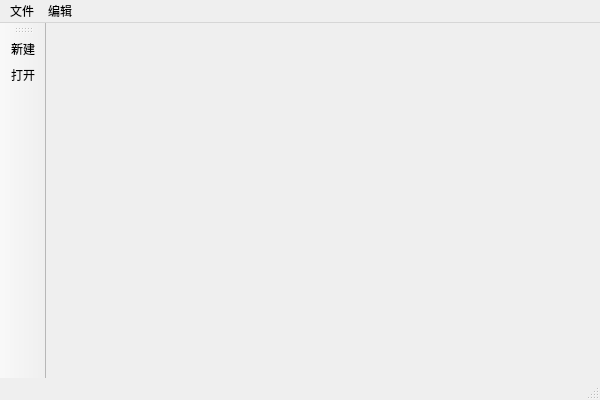
<?xml version="1.0" encoding="UTF-8"?>
<ui version="4.0">
 <class>mainWindowClass</class>
 <widget class="QMainWindow" name="mainWindowClass">
  <property name="geometry">
   <rect>
    <x>0</x>
    <y>0</y>
    <width>600</width>
    <height>400</height>
   </rect>
  </property>
  <property name="windowTitle">
   <string>mainWindow</string>
  </property>
  <widget class="QWidget" name="centralWidget"/>
  <widget class="QMenuBar" name="menuBar">
   <property name="geometry">
    <rect>
     <x>0</x>
     <y>0</y>
     <width>600</width>
     <height>26</height>
    </rect>
   </property>
   <widget class="QMenu" name="fileMenu">
    <property name="title">
     <string>文件</string>
    </property>
    <addaction name="actionnew"/>
    <addaction name="actionopen"/>
   </widget>
   <widget class="QMenu" name="editMenu">
    <property name="title">
     <string>编辑</string>
    </property>
   </widget>
   <addaction name="fileMenu"/>
   <addaction name="editMenu"/>
  </widget>
  <widget class="QToolBar" name="mainToolBar">
   <attribute name="toolBarArea">
    <enum>LeftToolBarArea</enum>
   </attribute>
   <attribute name="toolBarBreak">
    <bool>false</bool>
   </attribute>
   <addaction name="actionnew"/>
   <addaction name="actionopen"/>
  </widget>
  <widget class="QStatusBar" name="statusBar"/>
  <action name="actionnew">
   <property name="text">
    <string>新建</string>
   </property>
  </action>
  <action name="actionopen">
   <property name="text">
    <string>打开</string>
   </property>
  </action>
 </widget>
 <layoutdefault spacing="6" margin="11"/>
 <resources>
  <include location="mainwindow.qrc"/>
 </resources>
 <connections/>
</ui>
